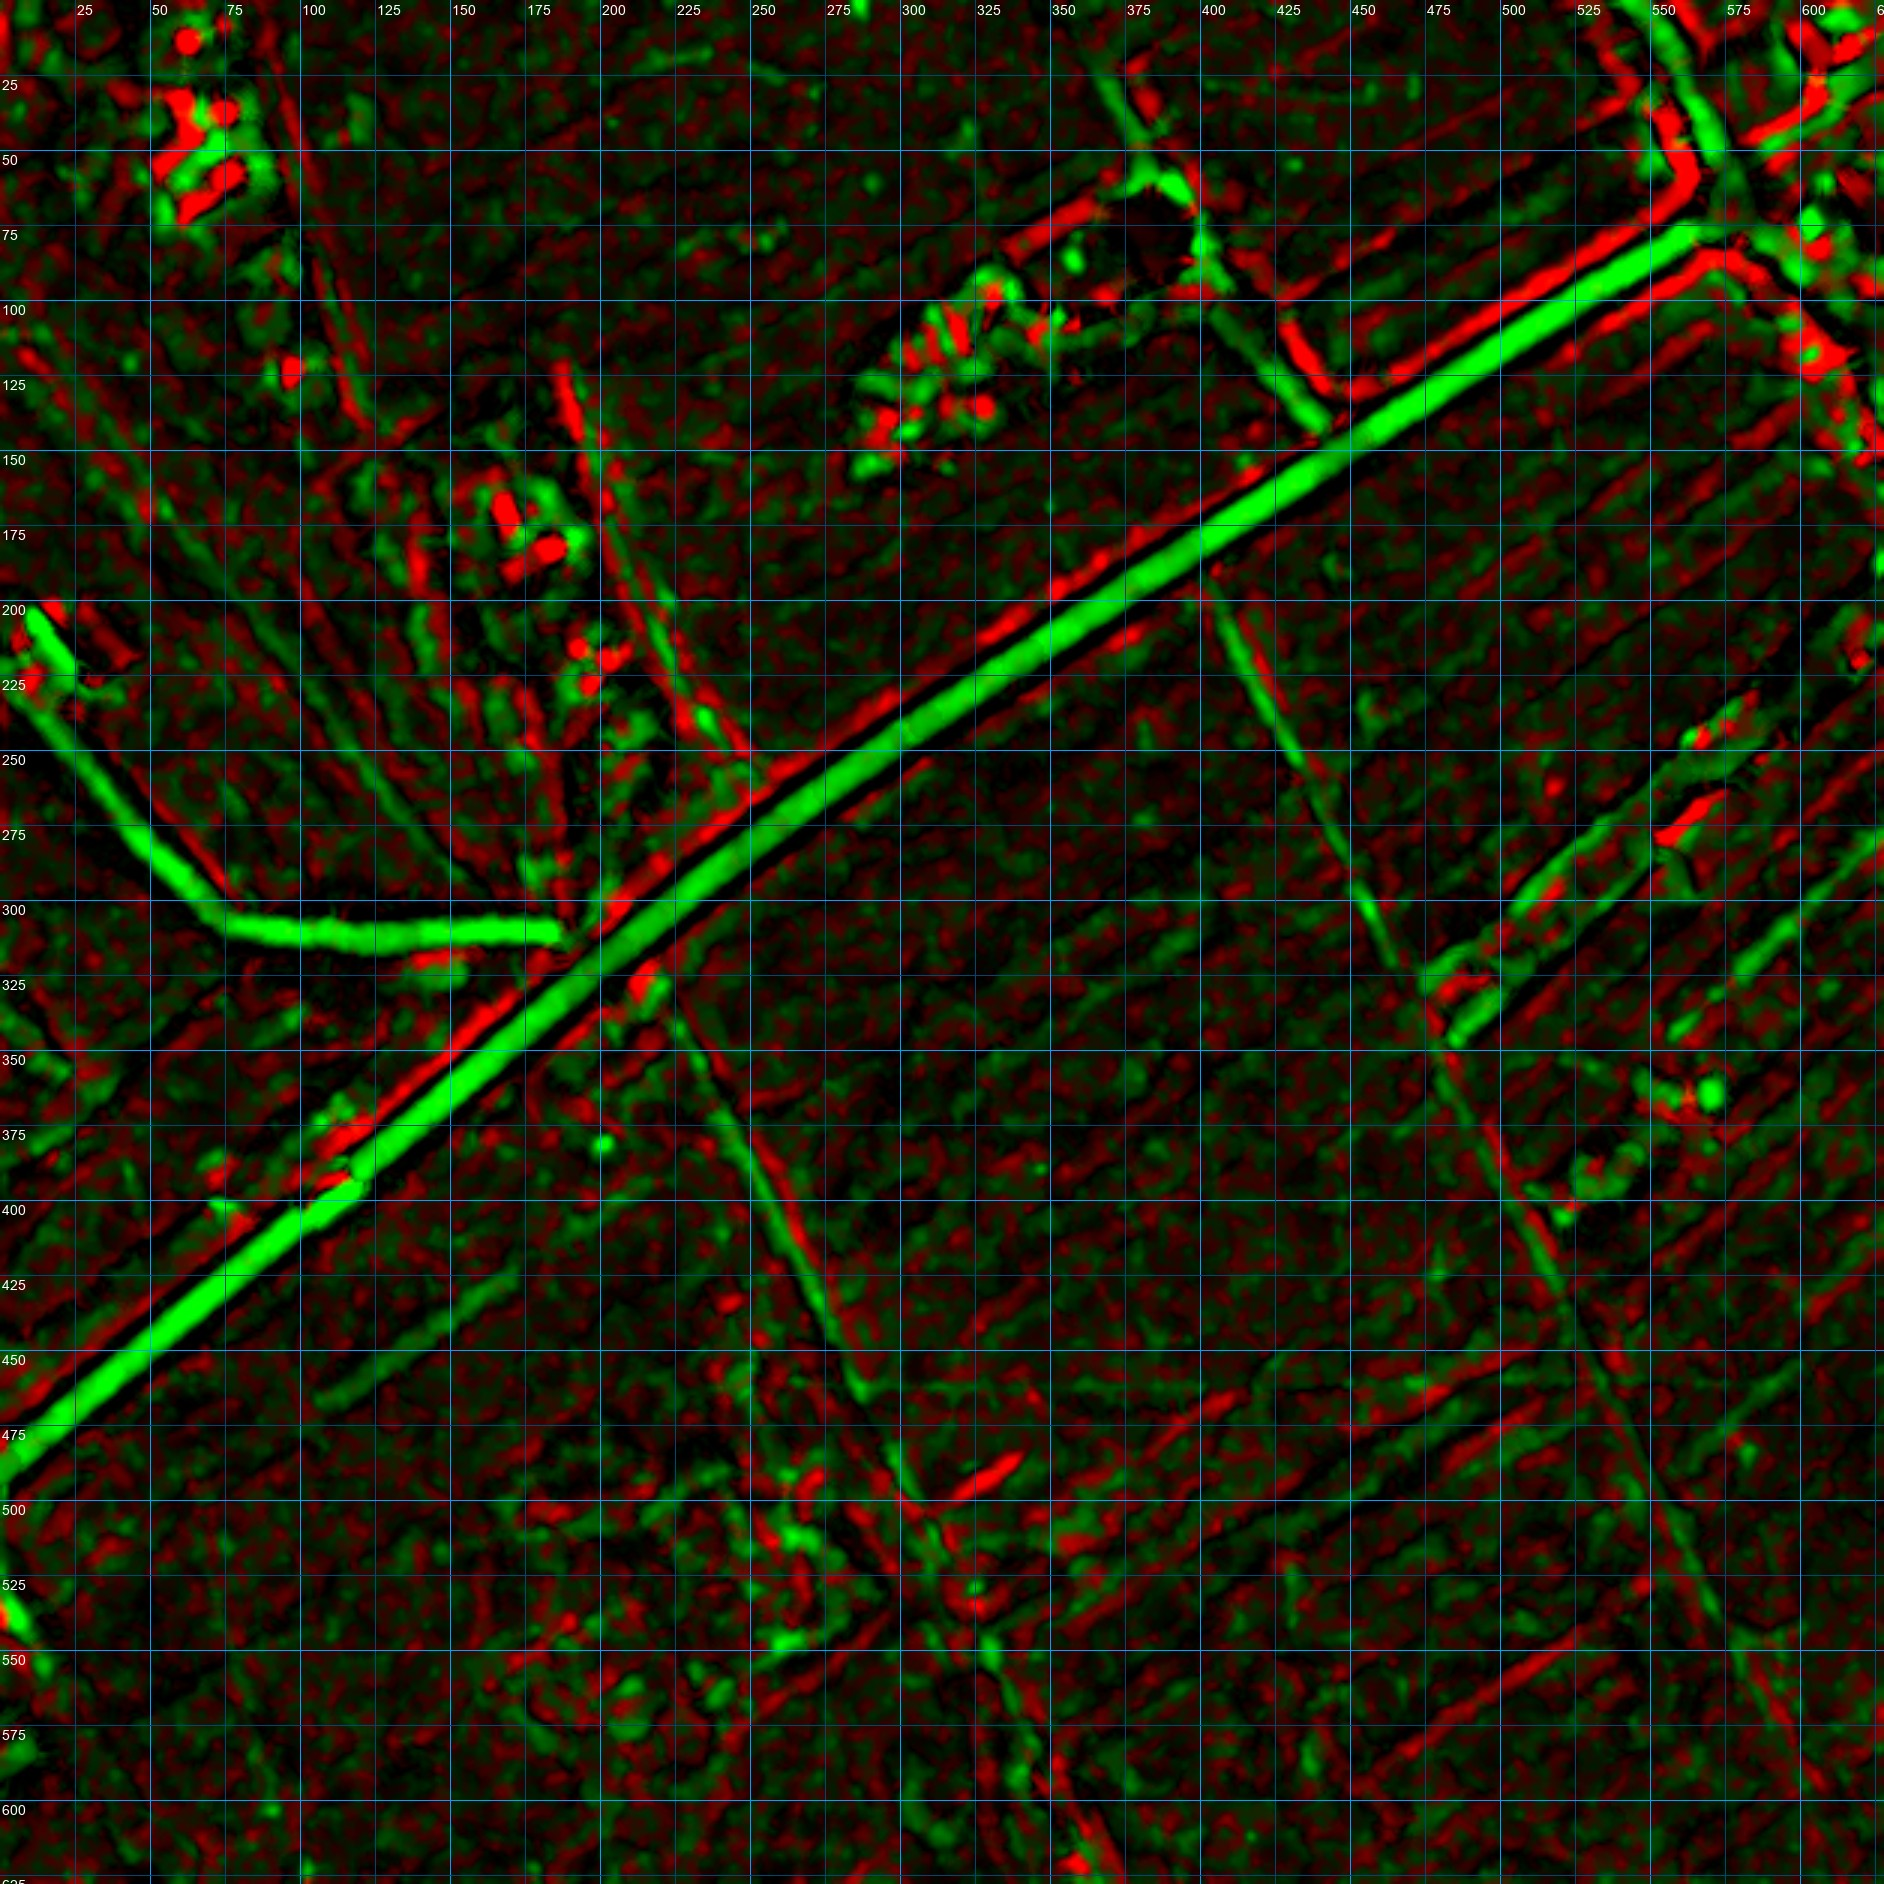

The Python source for this figure:
import numpy as np
from PIL import Image, ImageDraw, ImageFont
from scipy import ndimage as ndi
from skimage.morphology import black_tophat, white_tophat, disk
b = np.array(Image.open(r"C:/Users/Phil/Developement/Victor/daten/landseg/H0/teilkacheln/r1c0.png")).astype(float)
if b.ndim==3: b=b[...,0]
g = ndi.gaussian_filter(b, 1.2)
bt = black_tophat(g, disk(5)); wt = white_tophat(g, disk(6))
bt = np.clip(bt/np.percentile(bt,99.5)*255,0,255); wt=np.clip(wt/np.percentile(wt,99.5)*255,0,255)
rgb = np.stack([bt, wt, np.zeros_like(bt)],-1).astype(np.uint8)
s=3
im = Image.fromarray(rgb).resize((628*s,628*s), Image.BILINEAR)
d=ImageDraw.Draw(im); f=ImageFont.truetype("arial.ttf",14)
for v in range(25,628,25):
    c=(0,160,255) if v%50==0 else (0,70,110)
    d.line([(v*s,0),(v*s,im.height)],fill=c); d.line([(0,v*s),(im.width,v*s)],fill=c)
    d.text((v*s+2,2),str(v),fill=(255,255,255),font=f); d.text((2,v*s+2),str(v),fill=(255,255,255),font=f)
im.save("linien.jpg",quality=90)
